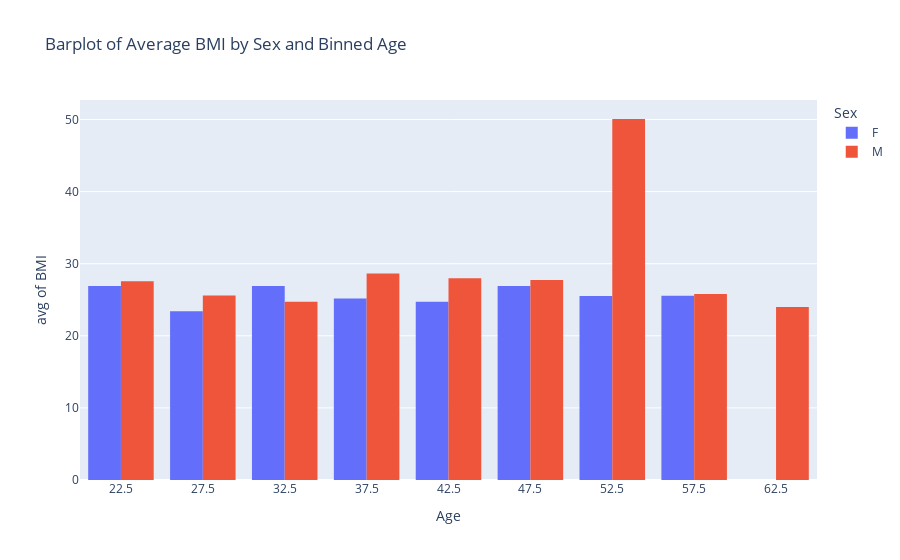

The code cell stored with this chart in its notebook:
### Code cell
print("BMI Stats by Sex:")
display(df_profile_clean.groupby("Sex")[["BMI"]].describe())
hist_by_grp(df_profile_clean, x="Age", y="BMI", color="Sex", barmode="group", histfunc="avg", title="Barplot of Average BMI by Sex and Binned Age")
